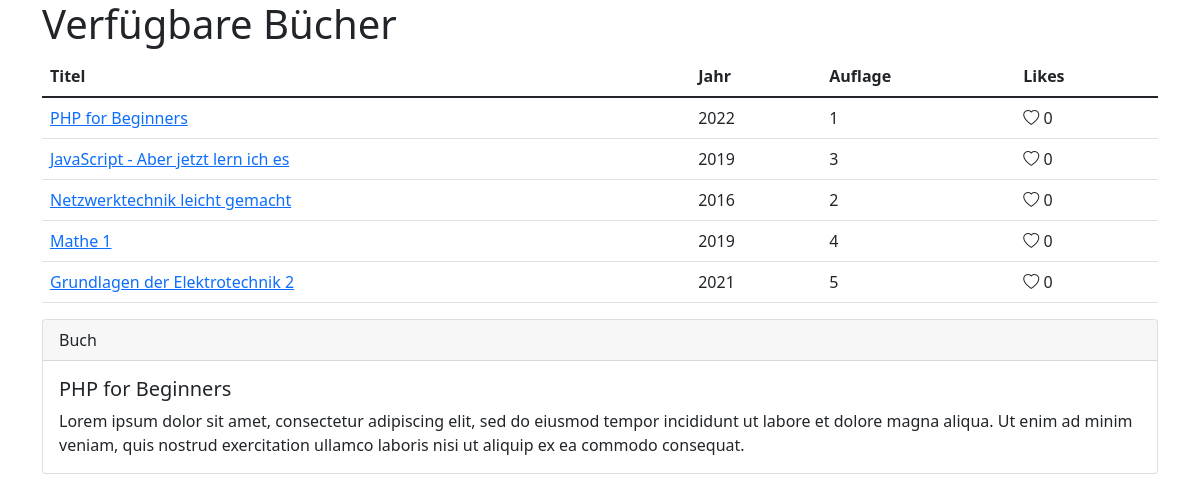
The page /?id=123123123 on the database its author committed.
### tables this page shows
CREATE TABLE books
(
    isbn        BIGINT       NOT NULL PRIMARY KEY,
    title       VARCHAR(128) NOT NULL,
    year YEAR,
    edition     TINYINT,
    description TEXT,
    likes INT
);

### index.php (the view, shortened to what this page needs)
<?php
$server = "localhost";
$username = "root";
$password = "";
$db = new PDO("mysql:host=$server;dbname=Lib4You_30092022", $username, $password);
$query = $db->prepare("SELECT * FROM books;");
$query->execute();
$ar = $query->fetchAll();
?>
<!doctype html>
<html lang="en">
<head>
    <link href="https://cdn.jsdelivr.net/npm/bootstrap@5.1.3/dist/css/bootstrap.min.css" rel="stylesheet"
>
    <link rel="stylesheet" href="https://cdn.jsdelivr.net/npm/bootstrap-icons@1.9.1/font/bootstrap-icons.css">
</head>
<body class="container">
<h1>Verfügbare Bücher</h1>
<table class="table">
    <thead>
    <tr>
        <th scope="col">Titel</th>
        <th scope="col">Jahr</th>
        <th scope="col">Auflage</th>
        <th scope="col">Likes</th>
    </tr>
    </thead>
    <tbody>
    <?php
    foreach ($ar as $item){
    ?>
    <tr>
        <td><a href="?id=<?php echo $item[0]?>"><?php echo $item['title'];?></a></td>
        <td><?php echo $item['year'];?></td>
        <td><?php echo $item['edition'];?></td>
        <td><i value="<?php echo $item[0]?>" class="bi bi-heart heart" style="cursor: pointer;"></i> <span class="<?php echo $item[0]?>"><?php echo $item['likes'];?></span></td>
    </tr>
    <?php
    }
    ?>
    </tbody>
</table>
<?php
if(isset($_GET['id']) && !empty($_GET['id'])){
    $id = $_GET['id'];
    $query2 = $db->prepare("SELECT * FROM books where isbn=:id;");
    $query2->execute([":id" => $id]);
    $value = $query2->fetch();
?>
<div class="card">
    <div class="card-header">
        Buch
    </div>
    <div class="card-body">
        <h5 class="card-title"><?php echo $value['title']?></h5>
        <p class="card-text"><?php echo $value['description']?></p>
    </div>
</div>
<?php } ?>
</body>
</html>

### rows shown on the page
books: title "PHP for Beginners", year "2022", edition "1", $item[0] 123123123 (drawn), likes "0", description "Lorem ipsum dolor sit amet, consectetur adipiscing elit, sed do eiusmod tempor incididunt ut labore et dolore magna aliqua. Ut enim ad minim veniam, quis nostrud exercitation ullamco laboris nisi ut aliquip ex ea commodo consequat."
books: title "JavaScript - Aber jetzt lern ich es", year "2019", edition "3", $item[0] 245678912 (drawn), likes "0"
books: title "Netzwerktechnik leicht gemacht", year "2016", edition "2", $item[0] 378901234 (drawn), likes "0"
books: title "Mathe 1", year "2019", edition "4", $item[0] 405612347 (drawn), likes "0"
books: title "Grundlagen der Elektrotechnik 2", year "2021", edition "5", $item[0] 523456789 (drawn), likes "0"
